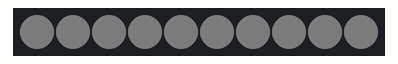
A sketch run on a simulated Arduino Uno, built with avr-gcc and run on an emulated ATmega328P. Shown: 10 RGB LEDs in strip order, left to right. Dim RGB values are drawn brighter than linear.

Above: at 0.39 s.
At 8.84 s:
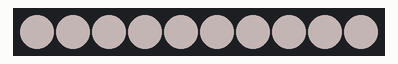

Measured:
- by itself, everything shown: repeats every 10.2 s, in 42 steps

The sketch:

Bonus_Breathing_LEDs.ino
```cpp
// this sketch creates a breathing pattern for white LEDs
#include <FastLED.h>

// How many leds in your strip?
#define NUM_LEDS 10

// For led chips like Neopixels, which have a data line, ground, and power, you just
// need to define DATA_PIN.  For led chipsets that are SPI based (four wires - data, clock,
// ground, and power), like the LPD8806, define both DATA_PIN and CLOCK_PIN
#define DATA_PIN 8

// Define the array of leds
CRGB leds[NUM_LEDS];

int brightness = 0;

void setup()
{
  FastLED.addLeds<WS2811, DATA_PIN, RGB>(leds, NUM_LEDS);

  // apply and show initial brightness
  fill_solid(leds, NUM_LEDS, CHSV(255, 10, brightness));
  FastLED.show();

  brightness++;
}

void loop()
{
  static int8_t fadeStep = 1;

  EVERY_N_MILLISECONDS(10)
  {
    // if the last time brightness was 255 or 0, change the direction from increase to descrease or vice versa
    if (brightness == 255 or brightness == 0)
    {
      fadeStep *= -1;
    }
    brightness += fadeStep;

    fill_solid(leds, NUM_LEDS, CHSV(255, 10, brightness));
    FastLED.show();
  }


}
```
